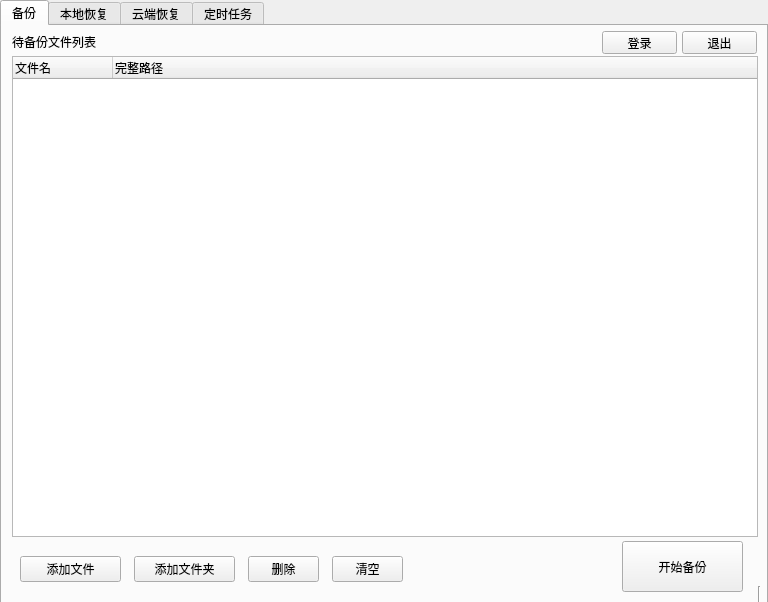
<?xml version="1.0" encoding="UTF-8"?>
<ui version="4.0">
 <class>Widget</class>
 <widget class="QWidget" name="Widget">
  <property name="geometry">
   <rect>
    <x>0</x>
    <y>0</y>
    <width>768</width>
    <height>602</height>
   </rect>
  </property>
  <property name="windowTitle">
   <string>文件备份系统</string>
  </property>
  <property name="windowIcon">
   <iconset resource="icons.qrc">
    <normaloff>:/icons/icons/icon.png</normaloff>:/icons/icons/icon.png</iconset>
  </property>
  <widget class="QTabWidget" name="tabWidget">
   <property name="geometry">
    <rect>
     <x>0</x>
     <y>0</y>
     <width>768</width>
     <height>611</height>
    </rect>
   </property>
   <property name="styleSheet">
    <string notr="true"/>
   </property>
   <property name="tabPosition">
    <enum>QTabWidget::North</enum>
   </property>
   <property name="tabShape">
    <enum>QTabWidget::Rounded</enum>
   </property>
   <property name="currentIndex">
    <number>0</number>
   </property>
   <property name="iconSize">
    <size>
     <width>24</width>
     <height>24</height>
    </size>
   </property>
   <property name="documentMode">
    <bool>false</bool>
   </property>
   <property name="tabsClosable">
    <bool>false</bool>
   </property>
   <property name="movable">
    <bool>true</bool>
   </property>
   <property name="tabBarAutoHide">
    <bool>false</bool>
   </property>
   <widget class="QWidget" name="tab">
    <property name="contextMenuPolicy">
     <enum>Qt::NoContextMenu</enum>
    </property>
    <attribute name="icon">
     <iconset resource="icons.qrc">
      <normaloff>:/icons/icons/backup.png</normaloff>:/icons/icons/backup.png</iconset>
    </attribute>
    <attribute name="title">
     <string>备份</string>
    </attribute>
    <widget class="QLabel" name="label">
     <property name="geometry">
      <rect>
       <x>10</x>
       <y>5</y>
       <width>111</width>
       <height>21</height>
      </rect>
     </property>
     <property name="autoFillBackground">
      <bool>false</bool>
     </property>
     <property name="text">
      <string>待备份文件列表</string>
     </property>
     <property name="alignment">
      <set>Qt::AlignLeading|Qt::AlignLeft|Qt::AlignVCenter</set>
     </property>
    </widget>
    <widget class="QTreeWidget" name="backupFileList">
     <property name="geometry">
      <rect>
       <x>10</x>
       <y>30</y>
       <width>746</width>
       <height>481</height>
      </rect>
     </property>
     <property name="focusPolicy">
      <enum>Qt::StrongFocus</enum>
     </property>
     <property name="acceptDrops">
      <bool>true</bool>
     </property>
     <property name="dragDropMode">
      <enum>QAbstractItemView::NoDragDrop</enum>
     </property>
     <attribute name="headerHighlightSections">
      <bool>false</bool>
     </attribute>
     <attribute name="headerShowSortIndicator" stdset="0">
      <bool>false</bool>
     </attribute>
     <column>
      <property name="text">
       <string>文件名</string>
      </property>
     </column>
     <column>
      <property name="text">
       <string>完整路径</string>
      </property>
     </column>
    </widget>
    <widget class="QToolButton" name="addFileButton">
     <property name="geometry">
      <rect>
       <x>18</x>
       <y>530</y>
       <width>101</width>
       <height>26</height>
      </rect>
     </property>
     <property name="text">
      <string>添加文件</string>
     </property>
     <property name="icon">
      <iconset resource="icons.qrc">
       <normaloff>:/icons/icons/add.png</normaloff>:/icons/icons/add.png</iconset>
     </property>
     <property name="toolButtonStyle">
      <enum>Qt::ToolButtonTextBesideIcon</enum>
     </property>
    </widget>
    <widget class="QToolButton" name="deleteFileButton">
     <property name="geometry">
      <rect>
       <x>246</x>
       <y>530</y>
       <width>71</width>
       <height>26</height>
      </rect>
     </property>
     <property name="text">
      <string>删除</string>
     </property>
     <property name="icon">
      <iconset resource="icons.qrc">
       <normaloff>:/icons/icons/delete.png</normaloff>:/icons/icons/delete.png</iconset>
     </property>
     <property name="toolButtonStyle">
      <enum>Qt::ToolButtonTextBesideIcon</enum>
     </property>
    </widget>
    <widget class="QToolButton" name="clearFileButton">
     <property name="geometry">
      <rect>
       <x>330</x>
       <y>530</y>
       <width>71</width>
       <height>26</height>
      </rect>
     </property>
     <property name="text">
      <string>清空</string>
     </property>
     <property name="icon">
      <iconset resource="icons.qrc">
       <normaloff>:/icons/icons/clear.png</normaloff>:/icons/icons/clear.png</iconset>
     </property>
     <property name="toolButtonStyle">
      <enum>Qt::ToolButtonTextBesideIcon</enum>
     </property>
    </widget>
    <widget class="Line" name="line_2">
     <property name="geometry">
      <rect>
       <x>749</x>
       <y>560</y>
       <width>16</width>
       <height>171</height>
      </rect>
     </property>
     <property name="orientation">
      <enum>Qt::Vertical</enum>
     </property>
    </widget>
    <widget class="Line" name="line_3">
     <property name="geometry">
      <rect>
       <x>14</x>
       <y>722</y>
       <width>743</width>
       <height>20</height>
      </rect>
     </property>
     <property name="orientation">
      <enum>Qt::Horizontal</enum>
     </property>
    </widget>
    <widget class="QToolButton" name="startBackupButton">
     <property name="geometry">
      <rect>
       <x>620</x>
       <y>515</y>
       <width>121</width>
       <height>51</height>
      </rect>
     </property>
     <property name="text">
      <string>开始备份</string>
     </property>
     <property name="icon">
      <iconset resource="icons.qrc">
       <normaloff>:/icons/icons/start.png</normaloff>:/icons/icons/start.png</iconset>
     </property>
     <property name="iconSize">
      <size>
       <width>24</width>
       <height>24</height>
      </size>
     </property>
     <property name="toolButtonStyle">
      <enum>Qt::ToolButtonTextUnderIcon</enum>
     </property>
    </widget>
    <widget class="QToolButton" name="addDirectoryButton">
     <property name="geometry">
      <rect>
       <x>132</x>
       <y>530</y>
       <width>101</width>
       <height>26</height>
      </rect>
     </property>
     <property name="text">
      <string>添加文件夹</string>
     </property>
     <property name="icon">
      <iconset resource="icons.qrc">
       <normaloff>:/icons/icons/add.png</normaloff>:/icons/icons/add.png</iconset>
     </property>
     <property name="toolButtonStyle">
      <enum>Qt::ToolButtonTextBesideIcon</enum>
     </property>
    </widget>
    <widget class="QPushButton" name="mainWindowLoginButton">
     <property name="geometry">
      <rect>
       <x>600</x>
       <y>5</y>
       <width>75</width>
       <height>23</height>
      </rect>
     </property>
     <property name="text">
      <string>登录</string>
     </property>
     <property name="icon">
      <iconset resource="icons.qrc">
       <normaloff>:/icons/icons/login.png</normaloff>:/icons/icons/login.png</iconset>
     </property>
    </widget>
    <widget class="QLabel" name="userLabel">
     <property name="geometry">
      <rect>
       <x>500</x>
       <y>10</y>
       <width>54</width>
       <height>12</height>
      </rect>
     </property>
     <property name="text">
      <string/>
     </property>
    </widget>
    <widget class="QPushButton" name="mainWindowQuitButton">
     <property name="enabled">
      <bool>true</bool>
     </property>
     <property name="geometry">
      <rect>
       <x>680</x>
       <y>5</y>
       <width>75</width>
       <height>23</height>
      </rect>
     </property>
     <property name="text">
      <string>退出</string>
     </property>
     <property name="icon">
      <iconset resource="icons.qrc">
       <normaloff>:/icons/icons/logout.png</normaloff>:/icons/icons/logout.png</iconset>
     </property>
    </widget>
   </widget>
   <widget class="QWidget" name="tab_2">
    <attribute name="icon">
     <iconset resource="icons.qrc">
      <normaloff>:/icons/icons/restore.png</normaloff>:/icons/icons/restore.png</iconset>
    </attribute>
    <attribute name="title">
     <string>本地恢复</string>
    </attribute>
    <widget class="QGroupBox" name="localGroupBox">
     <property name="geometry">
      <rect>
       <x>10</x>
       <y>10</y>
       <width>741</width>
       <height>381</height>
      </rect>
     </property>
     <property name="title">
      <string/>
     </property>
     <property name="flat">
      <bool>false</bool>
     </property>
     <property name="checkable">
      <bool>false</bool>
     </property>
     <property name="checked">
      <bool>false</bool>
     </property>
     <widget class="QLabel" name="label_12">
      <property name="geometry">
       <rect>
        <x>20</x>
        <y>12</y>
        <width>72</width>
        <height>15</height>
       </rect>
      </property>
      <property name="text">
       <string>本地文件</string>
      </property>
     </widget>
     <widget class="QLineEdit" name="localFileRestoreLineEdit">
      <property name="enabled">
       <bool>false</bool>
      </property>
      <property name="geometry">
       <rect>
        <x>101</x>
        <y>10</y>
        <width>531</width>
        <height>21</height>
       </rect>
      </property>
     </widget>
     <widget class="QToolButton" name="browseLocalFile">
      <property name="geometry">
       <rect>
        <x>646</x>
        <y>10</y>
        <width>71</width>
        <height>21</height>
       </rect>
      </property>
      <property name="text">
       <string>选择文件</string>
      </property>
     </widget>
     <widget class="QTreeWidget" name="localFileList">
      <property name="enabled">
       <bool>true</bool>
      </property>
      <property name="geometry">
       <rect>
        <x>20</x>
        <y>40</y>
        <width>701</width>
        <height>321</height>
       </rect>
      </property>
      <property name="focusPolicy">
       <enum>Qt::StrongFocus</enum>
      </property>
      <property name="contextMenuPolicy">
       <enum>Qt::CustomContextMenu</enum>
      </property>
      <property name="acceptDrops">
       <bool>true</bool>
      </property>
      <column>
       <property name="text">
        <string>文件名</string>
       </property>
      </column>
     </widget>
    </widget>
    <widget class="QPushButton" name="startRestoreButton">
     <property name="geometry">
      <rect>
       <x>320</x>
       <y>490</y>
       <width>131</width>
       <height>61</height>
      </rect>
     </property>
     <property name="text">
      <string>开始恢复</string>
     </property>
     <property name="icon">
      <iconset resource="icons.qrc">
       <normaloff>:/icons/icons/start.png</normaloff>:/icons/icons/start.png</iconset>
     </property>
    </widget>
    <widget class="QCheckBox" name="passwordCheckBox_2">
     <property name="geometry">
      <rect>
       <x>44</x>
       <y>450</y>
       <width>61</width>
       <height>19</height>
      </rect>
     </property>
     <property name="text">
      <string>密码</string>
     </property>
    </widget>
    <widget class="QLabel" name="label_15">
     <property name="geometry">
      <rect>
       <x>51</x>
       <y>410</y>
       <width>51</width>
       <height>20</height>
      </rect>
     </property>
     <property name="text">
      <string>恢复到</string>
     </property>
    </widget>
    <widget class="QLineEdit" name="backupFileRestoreDirectoryLineEdit">
     <property name="enabled">
      <bool>false</bool>
     </property>
     <property name="geometry">
      <rect>
       <x>99</x>
       <y>410</y>
       <width>561</width>
       <height>21</height>
      </rect>
     </property>
    </widget>
    <widget class="QLineEdit" name="passwordLineEdit_2">
     <property name="enabled">
      <bool>false</bool>
     </property>
     <property name="geometry">
      <rect>
       <x>99</x>
       <y>450</y>
       <width>561</width>
       <height>21</height>
      </rect>
     </property>
    </widget>
    <widget class="QToolButton" name="browseRestoreDirectoryButton">
     <property name="geometry">
      <rect>
       <x>680</x>
       <y>410</y>
       <width>61</width>
       <height>21</height>
      </rect>
     </property>
     <property name="text">
      <string>选择目录</string>
     </property>
    </widget>
   </widget>
   <widget class="QWidget" name="tab_4">
    <attribute name="icon">
     <iconset resource="icons.qrc">
      <normaloff>:/icons/icons/cloudRestore.png</normaloff>:/icons/icons/cloudRestore.png</iconset>
    </attribute>
    <attribute name="title">
     <string>云端恢复</string>
    </attribute>
    <widget class="QGroupBox" name="cloudGroupBox">
     <property name="geometry">
      <rect>
       <x>10</x>
       <y>10</y>
       <width>741</width>
       <height>381</height>
      </rect>
     </property>
     <property name="title">
      <string/>
     </property>
     <property name="flat">
      <bool>false</bool>
     </property>
     <property name="checkable">
      <bool>false</bool>
     </property>
     <property name="checked">
      <bool>false</bool>
     </property>
     <widget class="QLabel" name="label_13">
      <property name="enabled">
       <bool>false</bool>
      </property>
      <property name="geometry">
       <rect>
        <x>20</x>
        <y>12</y>
        <width>72</width>
        <height>15</height>
       </rect>
      </property>
      <property name="text">
       <string>云端文件</string>
      </property>
     </widget>
     <widget class="QTreeWidget" name="cloudFileList">
      <property name="enabled">
       <bool>true</bool>
      </property>
      <property name="geometry">
       <rect>
        <x>20</x>
        <y>42</y>
        <width>701</width>
        <height>291</height>
       </rect>
      </property>
      <property name="focusPolicy">
       <enum>Qt::StrongFocus</enum>
      </property>
      <property name="contextMenuPolicy">
       <enum>Qt::CustomContextMenu</enum>
      </property>
      <property name="acceptDrops">
       <bool>true</bool>
      </property>
      <column>
       <property name="text">
        <string>文件名</string>
       </property>
      </column>
     </widget>
     <widget class="QLabel" name="label_14">
      <property name="enabled">
       <bool>false</bool>
      </property>
      <property name="geometry">
       <rect>
        <x>10</x>
        <y>342</y>
        <width>72</width>
        <height>15</height>
       </rect>
      </property>
      <property name="text">
       <string>所选云端文件</string>
      </property>
     </widget>
     <widget class="QLineEdit" name="cloudFileRestoreLineEdit">
      <property name="geometry">
       <rect>
        <x>91</x>
        <y>340</y>
        <width>621</width>
        <height>21</height>
       </rect>
      </property>
      <property name="contextMenuPolicy">
       <enum>Qt::CustomContextMenu</enum>
      </property>
     </widget>
     <widget class="QPushButton" name="pushButton">
      <property name="geometry">
       <rect>
        <x>110</x>
        <y>7</y>
        <width>75</width>
        <height>23</height>
       </rect>
      </property>
      <property name="text">
       <string>刷新</string>
      </property>
      <property name="icon">
       <iconset resource="icons.qrc">
        <normaloff>:/icons/icons/refresh.png</normaloff>:/icons/icons/refresh.png</iconset>
      </property>
     </widget>
    </widget>
    <widget class="QLabel" name="label_19">
     <property name="geometry">
      <rect>
       <x>50</x>
       <y>410</y>
       <width>51</width>
       <height>20</height>
      </rect>
     </property>
     <property name="text">
      <string>恢复到</string>
     </property>
    </widget>
    <widget class="QPushButton" name="startCloudRestoreButton">
     <property name="geometry">
      <rect>
       <x>320</x>
       <y>490</y>
       <width>131</width>
       <height>61</height>
      </rect>
     </property>
     <property name="text">
      <string>开始恢复</string>
     </property>
     <property name="icon">
      <iconset resource="icons.qrc">
       <normaloff>:/icons/icons/start.png</normaloff>:/icons/icons/start.png</iconset>
     </property>
    </widget>
    <widget class="QLineEdit" name="cloudBackupFileRestoreDirectoryLineEdit">
     <property name="enabled">
      <bool>false</bool>
     </property>
     <property name="geometry">
      <rect>
       <x>100</x>
       <y>410</y>
       <width>551</width>
       <height>21</height>
      </rect>
     </property>
    </widget>
    <widget class="QLineEdit" name="passwordLineEdit_3">
     <property name="enabled">
      <bool>false</bool>
     </property>
     <property name="geometry">
      <rect>
       <x>100</x>
       <y>450</y>
       <width>551</width>
       <height>21</height>
      </rect>
     </property>
    </widget>
    <widget class="QCheckBox" name="passwordCheckBox_3">
     <property name="geometry">
      <rect>
       <x>40</x>
       <y>450</y>
       <width>61</width>
       <height>19</height>
      </rect>
     </property>
     <property name="text">
      <string>密码</string>
     </property>
    </widget>
    <widget class="QToolButton" name="cloudBrowseRestoreDirectoryButton">
     <property name="geometry">
      <rect>
       <x>661</x>
       <y>410</y>
       <width>61</width>
       <height>21</height>
      </rect>
     </property>
     <property name="text">
      <string>选择目录</string>
     </property>
    </widget>
   </widget>
   <widget class="QWidget" name="tab_3">
    <attribute name="icon">
     <iconset resource="icons.qrc">
      <normaloff>:/icons/icons/tasklist.png</normaloff>:/icons/icons/tasklist.png</iconset>
    </attribute>
    <attribute name="title">
     <string>定时任务</string>
    </attribute>
    <widget class="QLabel" name="label_16">
     <property name="geometry">
      <rect>
       <x>10</x>
       <y>5</y>
       <width>101</width>
       <height>16</height>
      </rect>
     </property>
     <property name="text">
      <string>定时任务列表</string>
     </property>
    </widget>
    <widget class="QTreeWidget" name="taskList">
     <property name="geometry">
      <rect>
       <x>10</x>
       <y>30</y>
       <width>746</width>
       <height>481</height>
      </rect>
     </property>
     <property name="contextMenuPolicy">
      <enum>Qt::CustomContextMenu</enum>
     </property>
     <property name="sortingEnabled">
      <bool>false</bool>
     </property>
     <column>
      <property name="text">
       <string>文件名</string>
      </property>
     </column>
     <column>
      <property name="text">
       <string>下一次备份时间</string>
      </property>
     </column>
     <column>
      <property name="text">
       <string>备份频率</string>
      </property>
     </column>
     <column>
      <property name="text">
       <string>是否加密？</string>
      </property>
     </column>
     <column>
      <property name="text">
       <string>是否云备份？</string>
      </property>
     </column>
     <column>
      <property name="text">
       <string>本地路径</string>
      </property>
     </column>
    </widget>
    <widget class="QToolButton" name="clearTaskButton">
     <property name="geometry">
      <rect>
       <x>670</x>
       <y>520</y>
       <width>71</width>
       <height>26</height>
      </rect>
     </property>
     <property name="text">
      <string>清空</string>
     </property>
     <property name="icon">
      <iconset resource="icons.qrc">
       <normaloff>:/icons/icons/clear.png</normaloff>:/icons/icons/clear.png</iconset>
     </property>
     <property name="toolButtonStyle">
      <enum>Qt::ToolButtonTextBesideIcon</enum>
     </property>
    </widget>
    <widget class="QToolButton" name="deleteTaskButton">
     <property name="geometry">
      <rect>
       <x>586</x>
       <y>520</y>
       <width>71</width>
       <height>26</height>
      </rect>
     </property>
     <property name="text">
      <string>删除</string>
     </property>
     <property name="icon">
      <iconset resource="icons.qrc">
       <normaloff>:/icons/icons/delete.png</normaloff>:/icons/icons/delete.png</iconset>
     </property>
     <property name="toolButtonStyle">
      <enum>Qt::ToolButtonTextBesideIcon</enum>
     </property>
    </widget>
   </widget>
  </widget>
 </widget>
 <layoutdefault spacing="6" margin="11"/>
 <resources>
  <include location="icons.qrc"/>
 </resources>
 <connections/>
</ui>
